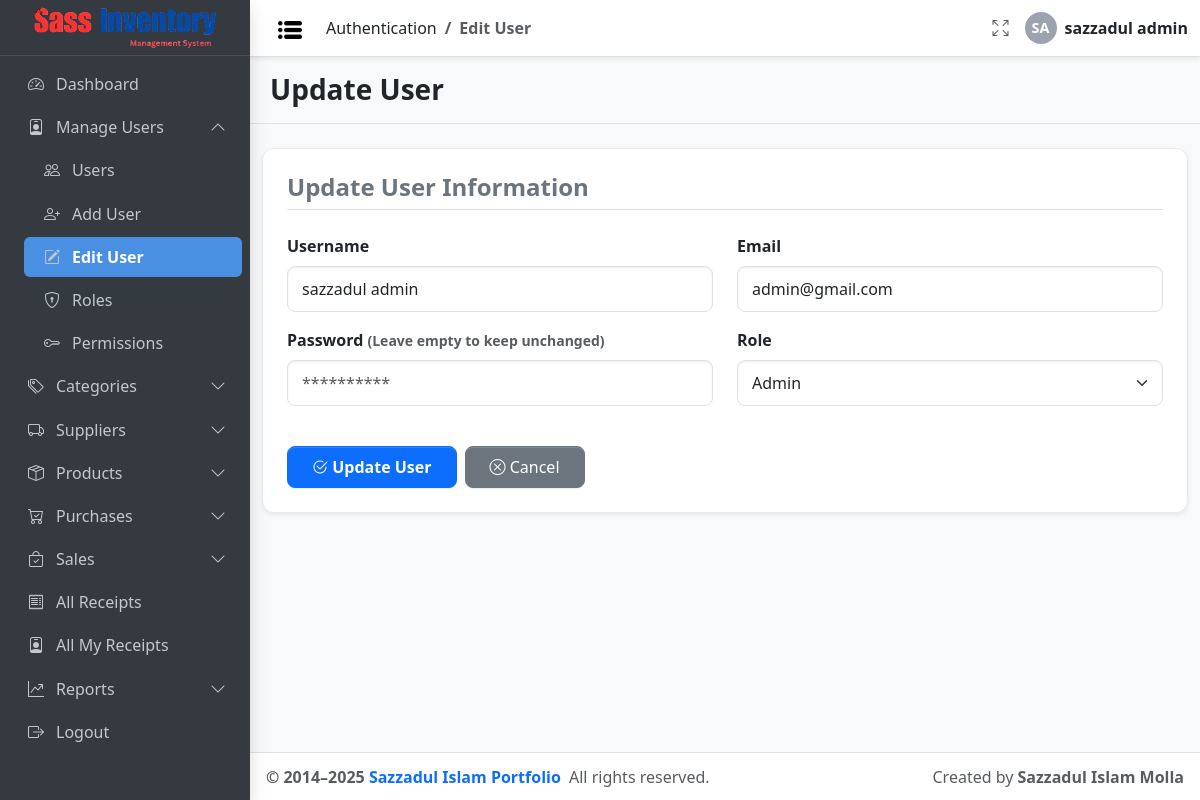
Page /auth/edit_user.php?id=1 (signed in) on the committed database.
### tables this page shows
CREATE TABLE `user` (
  `id` int(11) NOT NULL,
  `username` varchar(100) NOT NULL,
  `password` text DEFAULT NULL COMMENT 'Password must be hashed',
  `email` varchar(100) DEFAULT NULL,
  `role_id` int(11) NOT NULL COMMENT 'FK to role.id',
  `created_at` timestamp NOT NULL DEFAULT current_timestamp(),
  `updated_at` timestamp NOT NULL DEFAULT current_timestamp() COMMENT 'Auto-update on record change'
);

CREATE TABLE `role` (
  `id` int(11) NOT NULL,
  `role_name` varchar(50) NOT NULL
);

### config/db_config.php (called while the page is built, shortened)
<?php
$Project_URL = "http://localhost/Sass_Inventory_Management/";

### auth/edit_user.php (the view, shortened to what this page needs)
<?php
include_once __DIR__ . '/../config/auth_guard.php';
?>
<!doctype html>
<html lang="en">
<head>
  <link rel="stylesheet"
    href="https://cdn.jsdelivr.net/npm/@fontsource/source-sans-3@5.0.12/index.css"
    media="print" onload="this.media='all'" />
  <link rel="stylesheet"
    href="https://cdn.jsdelivr.net/npm/bootstrap-icons@1.13.1/font/bootstrap-icons.min.css" />
  <link rel="stylesheet" href="<?= $Project_URL ?>/css/adminlte.css" />
</head>
<?php
$conn = connectDB();
$roles = $conn->query("SELECT * FROM role ORDER BY role_name ASC");
$userId = isset($_GET['id']) ? intval($_GET['id']) : null;
$user = null;
if ($userId) {
  $stmt = $conn->prepare("SELECT * FROM user WHERE id = ?");
  $stmt->bind_param("i", $userId);
  $stmt->execute();
  $user = $stmt->get_result()->fetch_assoc();
}
$isEdit = $user !== null;
?>
<body class="layout-fixed sidebar-expand-lg bg-body-tertiary">
  <div class="app-wrapper">
    <?php include '../Inc/Navbar.php'; ?>
    <?php include '../Inc/Sidebar.php'; ?>
    <main class="app-main">
      <div class="app-content-header py-3 border-bottom">
        <div class="container-fluid d-flex justify-content-between align-items-center flex-wrap">
          <h3 class="mb-0 " style="font-weight: 800;"> Update User </h3>
        </div>
      </div>
      <div class="app-content-body mt-4">
        <div class="container-fluid">
          <div class="card card-custom shadow-sm">
            <div class="card-body p-4">
              <h4 class="mb-4 fw-bold text-secondary border-bottom pb-2">
                Update User Information
              </h4>
              <form method="post">
                <div class="row">
                  <div class="col-md-6 mb-3">
                    <label class="form-label">Username</label>
                    <input type="text" name="username" class="form-control"
                      value="<?= htmlspecialchars($user['username'] ?? '') ?>" required>
                  </div>
                  <div class="col-md-6 mb-3">
                    <label class="form-label">Email</label>
                    <input type="email" name="email" class="form-control"
                      value="<?= htmlspecialchars($user['email'] ?? '') ?>" required>
                  </div>
                </div>
                <div class="row">
                  <div class="col-md-6 mb-3">
                    <label class="form-label">
                      Password
                      <?php if ($isEdit): ?><small class="text-muted">(Leave empty to keep unchanged)</small><?php endif; ?>
                    </label>
                    <input
                      type="password"
                      name="password"
                      class="form-control" <?= $isEdit ? '' : 'required' ?>
                      placeholder="**********">
                  </div>
                  <div class="col-md-6 mb-3">
                    <label class="form-label">Role</label>
                    <select name="role_id" class="form-select" required>
                      <?php while ($r = $roles->fetch_assoc()): ?>
                        <option value="<?= $r['id'] ?>"
                          <?= ($user['role_id'] ?? null) == $r['id'] ? 'selected' : '' ?>>
                          <?= htmlspecialchars($r['role_name']) ?>
                        </option>
                      <?php endwhile; ?>
                    </select>
                  </div>
                </div>
                <div class="mt-4 d-flex gap-2">
                  <button type="submit" name="submit" class="btn btn-primary px-4 py-2">
                    <i class="bi bi-check2-circle"></i> Update User
                  </button>
                  <a href="users.php" class="btn btn-secondary px-4 py-2">
                    <i class="bi bi-x-circle"></i> Cancel
                  </a>
                </div>
              </form>
            </div>
          </div>
        </div>
      </div>
    </main>
    <?php include_once '../Inc/Footer.php'; ?>
  </div>
</body>
</html>

### auth/edit_user.php (style rules this page uses)
.card-custom { border-radius: 12px; border: 1px solid #e9ecef; transition: 0.2s ease; }
.form-label { font-weight: 600; }
.form-control, .form-select { padding: 10px 14px; border-radius: 8px; }
.btn-primary { border-radius: 8px; font-weight: 600; }
.btn-secondary { border-radius: 8px; }

### rows in the picture
user: username "sazzadul admin", email "admin@gmail.com", role_id "Admin"

### other values in the picture
$parentTitle "Authentication"
$childTitle "Edit User"
$initials "SA"
$_SESSION['username'] "sazzadul admin"
$menu['title'] "Dashboard"
$menu['title'] "Manage Users"
$sub['title'] "Users"
$sub['title'] "Add User"
$sub['title'] "Edit User"
$sub['title'] "Roles"
$sub['title'] "Permissions"
$menu['title'] "Categories"
$menu['title'] "Suppliers"
$menu['title'] "Products"
$menu['title'] "Purchases"
